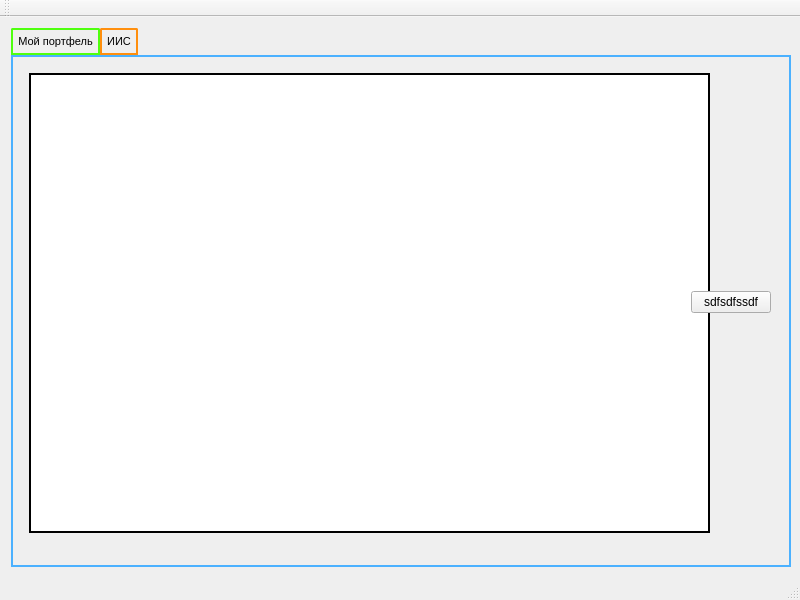
<?xml version="1.0" encoding="UTF-8"?>
<ui version="4.0">
 <class>MainWindow</class>
 <widget class="QMainWindow" name="MainWindow">
  <property name="geometry">
   <rect>
    <x>0</x>
    <y>0</y>
    <width>800</width>
    <height>600</height>
   </rect>
  </property>
  <property name="minimumSize">
   <size>
    <width>800</width>
    <height>600</height>
   </size>
  </property>
  <property name="maximumSize">
   <size>
    <width>800</width>
    <height>600</height>
   </size>
  </property>
  <property name="windowTitle">
   <string>MainWindow</string>
  </property>
  <widget class="QWidget" name="centralWidget">
   <layout class="QGridLayout" name="gridLayout_2">
    <item row="0" column="0">
     <widget class="QTabWidget" name="CentralTab">
      <property name="minimumSize">
       <size>
        <width>780</width>
        <height>530</height>
       </size>
      </property>
      <property name="font">
       <font>
        <family>MS Shell Dlg 2</family>
        <pointsize>8</pointsize>
       </font>
      </property>
      <property name="toolTip">
       <string/>
      </property>
      <property name="toolTipDuration">
       <number>-1</number>
      </property>
      <property name="styleSheet">
       <string notr="true">QTabWidget::pane { 
 min-width: 10ex;
 padding: 5px;
 border: 2px solid #C4C4C7;
border-bottom-color:rgb(75, 177, 255);
	border-top-color: rgb(75, 177, 255);
	border-left-color: rgb(75, 177, 255);
	border-right-color: rgb(75, 177, 255);
} 
QTabBar::tab {
    background: qlineargradient(x1: 0, y1: 0, x2: 0, y2: 1,
                                stop: 0 #E1E1E1, stop: 0.4 #DDDDDD,
                                stop: 0.5 #D8D8D8, stop: 1.0 #D3D3D3);
    border: 2px solid #C4C4C7;
	border-bottom-color: rgb(255, 143, 14);
	border-top-color: rgb(255, 143, 14);
	border-left-color: rgb(255, 143, 14);
	border-right-color: rgb(255, 143, 14);
    border-top-left-radius: 2px;
    border-top-right-radius: 2px;
    min-width: 10ex;
    padding: 5px;
}

QTabBar::tab:selected, QTabBar::tab:hover {
    background: qlineargradient(x1: 0, y1: 0, x2: 0, y2: 1,
                                stop: 0 #fafafa, stop: 0.4 #f4f4f4,
                                stop: 0.5 #e7e7e7, stop: 1.0 #fafafa);
}

QTabBar::tab:selected {
    border-color: #9B9B9B;
    border-bottom-color: #C2C7CB; 
   border: 2px solid #C4C4C7;
	border-bottom-color:rgb(79, 255, 15);
	border-top-color: rgb(79, 255, 15);
	border-left-color: rgb(79, 255, 15);
	border-right-color: rgb(79, 255, 15);
    border-top-left-radius: 2px;
    border-top-right-radius: 2px;
    min-width: 10ex;
    padding: 5px;
}
</string>
      </property>
      <property name="currentIndex">
       <number>0</number>
      </property>
      <widget class="QWidget" name="MainBag">
       <property name="font">
        <font>
         <family>Segoe UI</family>
         <pointsize>9</pointsize>
         <weight>50</weight>
         <bold>false</bold>
        </font>
       </property>
       <attribute name="title">
        <string>Мой портфель</string>
       </attribute>
       <widget class="QWidget" name="gridLayoutWidget">
        <property name="geometry">
         <rect>
          <x>0</x>
          <y>0</y>
          <width>764</width>
          <height>481</height>
         </rect>
        </property>
        <layout class="QGridLayout" name="gridLayout">
         <item row="0" column="0">
          <widget class="QTableView" name="maintable">
           <property name="minimumSize">
            <size>
             <width>681</width>
             <height>460</height>
            </size>
           </property>
           <property name="font">
            <font>
             <pointsize>8</pointsize>
            </font>
           </property>
           <property name="contextMenuPolicy">
            <enum>Qt::NoContextMenu</enum>
           </property>
           <property name="styleSheet">
            <string notr="true">QHeaderView::section{
border-top:0px solid #D8D8D8;
border-left:0px solid #D8D8D8;
border-right:1px solid #D8D8D8;
border-bottom: 1px solid #D8D8D8;
background-color:white;
padding:4px;
}
        
QTableCornerButton::section{
border-top:0px solid #D8D8D8;
border-left:0px solid #D8D8D8;
border-right:1px solid #D8D8D8;
border-bottom: 1px solid #D8D8D8;
background-color:white;
}</string>
           </property>
           <property name="frameShape">
            <enum>QFrame::Box</enum>
           </property>
           <property name="frameShadow">
            <enum>QFrame::Plain</enum>
           </property>
           <property name="lineWidth">
            <number>2</number>
           </property>
           <property name="midLineWidth">
            <number>1</number>
           </property>
           <property name="verticalScrollBarPolicy">
            <enum>Qt::ScrollBarAlwaysOff</enum>
           </property>
           <property name="horizontalScrollBarPolicy">
            <enum>Qt::ScrollBarAsNeeded</enum>
           </property>
           <property name="sizeAdjustPolicy">
            <enum>QAbstractScrollArea::AdjustToContents</enum>
           </property>
           <property name="autoScroll">
            <bool>false</bool>
           </property>
           <property name="editTriggers">
            <set>QAbstractItemView::NoEditTriggers</set>
           </property>
           <property name="tabKeyNavigation">
            <bool>false</bool>
           </property>
           <property name="showDropIndicator" stdset="0">
            <bool>false</bool>
           </property>
           <property name="dragDropOverwriteMode">
            <bool>false</bool>
           </property>
           <property name="textElideMode">
            <enum>Qt::ElideMiddle</enum>
           </property>
           <property name="gridStyle">
            <enum>Qt::CustomDashLine</enum>
           </property>
           <property name="sortingEnabled">
            <bool>false</bool>
           </property>
           <property name="cornerButtonEnabled">
            <bool>false</bool>
           </property>
           <attribute name="horizontalHeaderCascadingSectionResizes">
            <bool>false</bool>
           </attribute>
           <attribute name="horizontalHeaderShowSortIndicator" stdset="0">
            <bool>false</bool>
           </attribute>
           <attribute name="horizontalHeaderStretchLastSection">
            <bool>false</bool>
           </attribute>
           <attribute name="verticalHeaderCascadingSectionResizes">
            <bool>false</bool>
           </attribute>
           <attribute name="verticalHeaderShowSortIndicator" stdset="0">
            <bool>false</bool>
           </attribute>
           <attribute name="verticalHeaderStretchLastSection">
            <bool>false</bool>
           </attribute>
          </widget>
         </item>
         <item row="0" column="1">
          <widget class="QPushButton" name="refresh">
           <property name="text">
            <string>sdfsdfssdf</string>
           </property>
          </widget>
         </item>
        </layout>
       </widget>
      </widget>
      <widget class="QWidget" name="IIS">
       <attribute name="title">
        <string>ИИС</string>
       </attribute>
       <widget class="QWidget" name="gridLayoutWidget_2">
        <property name="geometry">
         <rect>
          <x>0</x>
          <y>0</y>
          <width>764</width>
          <height>481</height>
         </rect>
        </property>
        <layout class="QGridLayout" name="gridLayout_3">
         <item row="0" column="0">
          <widget class="QTableView" name="iis_table">
           <property name="minimumSize">
            <size>
             <width>681</width>
             <height>460</height>
            </size>
           </property>
           <property name="font">
            <font>
             <pointsize>8</pointsize>
            </font>
           </property>
           <property name="contextMenuPolicy">
            <enum>Qt::NoContextMenu</enum>
           </property>
           <property name="styleSheet">
            <string notr="true">QHeaderView::section{
border-top:0px solid #D8D8D8;
border-left:0px solid #D8D8D8;
border-right:1px solid #D8D8D8;
border-bottom: 1px solid #D8D8D8;
background-color:white;
padding:4px;
}
        
QTableCornerButton::section{
border-top:0px solid #D8D8D8;
border-left:0px solid #D8D8D8;
border-right:1px solid #D8D8D8;
border-bottom: 1px solid #D8D8D8;
background-color:white;
}</string>
           </property>
           <property name="frameShape">
            <enum>QFrame::Box</enum>
           </property>
           <property name="frameShadow">
            <enum>QFrame::Plain</enum>
           </property>
           <property name="lineWidth">
            <number>2</number>
           </property>
           <property name="midLineWidth">
            <number>1</number>
           </property>
           <property name="verticalScrollBarPolicy">
            <enum>Qt::ScrollBarAlwaysOff</enum>
           </property>
           <property name="horizontalScrollBarPolicy">
            <enum>Qt::ScrollBarAsNeeded</enum>
           </property>
           <property name="sizeAdjustPolicy">
            <enum>QAbstractScrollArea::AdjustToContents</enum>
           </property>
           <property name="autoScroll">
            <bool>false</bool>
           </property>
           <property name="editTriggers">
            <set>QAbstractItemView::NoEditTriggers</set>
           </property>
           <property name="tabKeyNavigation">
            <bool>false</bool>
           </property>
           <property name="showDropIndicator" stdset="0">
            <bool>false</bool>
           </property>
           <property name="dragDropOverwriteMode">
            <bool>false</bool>
           </property>
           <property name="textElideMode">
            <enum>Qt::ElideMiddle</enum>
           </property>
           <property name="gridStyle">
            <enum>Qt::CustomDashLine</enum>
           </property>
           <property name="sortingEnabled">
            <bool>false</bool>
           </property>
           <property name="cornerButtonEnabled">
            <bool>false</bool>
           </property>
           <attribute name="horizontalHeaderCascadingSectionResizes">
            <bool>false</bool>
           </attribute>
           <attribute name="horizontalHeaderShowSortIndicator" stdset="0">
            <bool>false</bool>
           </attribute>
           <attribute name="horizontalHeaderStretchLastSection">
            <bool>false</bool>
           </attribute>
           <attribute name="verticalHeaderCascadingSectionResizes">
            <bool>false</bool>
           </attribute>
           <attribute name="verticalHeaderShowSortIndicator" stdset="0">
            <bool>false</bool>
           </attribute>
           <attribute name="verticalHeaderStretchLastSection">
            <bool>false</bool>
           </attribute>
          </widget>
         </item>
         <item row="0" column="1">
          <widget class="QPushButton" name="iis_refresh">
           <property name="text">
            <string>sdfsdfssdf</string>
           </property>
          </widget>
         </item>
        </layout>
       </widget>
      </widget>
     </widget>
    </item>
   </layout>
  </widget>
  <widget class="QMenuBar" name="menuBar">
   <property name="geometry">
    <rect>
     <x>0</x>
     <y>0</y>
     <width>800</width>
     <height>21</height>
    </rect>
   </property>
  </widget>
  <widget class="QToolBar" name="mainToolBar">
   <attribute name="toolBarArea">
    <enum>TopToolBarArea</enum>
   </attribute>
   <attribute name="toolBarBreak">
    <bool>false</bool>
   </attribute>
  </widget>
  <widget class="QStatusBar" name="statusBar"/>
 </widget>
 <layoutdefault spacing="6" margin="11"/>
 <resources/>
 <connections/>
</ui>
